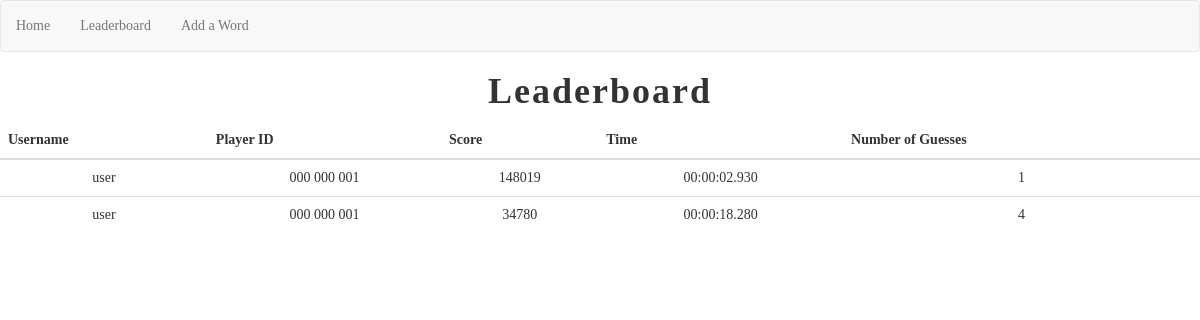
The page /leaderboard on the database as committed earlier.
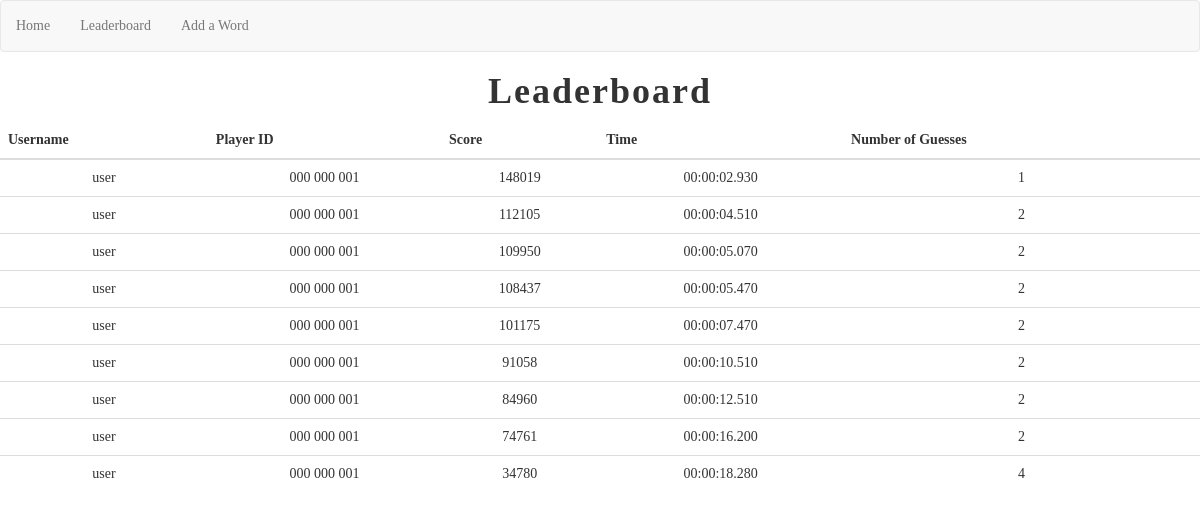
The same page on the database as committed later.
### database_handler.py (models this page shows, shortened)
class Leaderboard(database.Model):
    id = database.Column(database.Integer, primary_key=True, autoincrement=True)
    player_id = database.Column(database.Integer, database.ForeignKey("player.id"), nullable=False)
    score = database.Column(database.Integer, database.CheckConstraint("score >= 0"), nullable=False)
    time = database.Column(database.Text, nullable=False)
    guesses = database.Column(database.Integer, database.CheckConstraint("guesses > 0"), nullable=False)

class Player(database.Model):
    id = database.Column(database.Integer, primary_key=True, autoincrement=True)
    username = database.Column(database.Text, nullable=False)
    password_hash = database.Column(database.Text, nullable=False)

### main.py (the view)
@app.route("/leaderboard")
def leaderboard():
    entries = get_leaderboard_entries()
    return render_template("leaderboard.html", leaderboard_entries=entries)

### database_handler.py (called while the page is built)
def get_username(player_id: int) -> str:
    player = Player.query.filter_by(id=player_id).first()
    if not player:
        return ""
    return player.username

def get_leaderboard_entries() -> list[Leaderboard]:
    entries = Leaderboard.query.order_by(desc(Leaderboard.score)).all()
    return entries

### main.py (called while the page is built)
@app.template_filter()
def username_filter(player_id: int):
    return get_username(player_id)

@app.template_filter()
def player_id_filter(player_id: int):
    formatted_str = "%09d" % player_id
    spaced_str = formatted_str[:3] + " " + formatted_str[3: 6] + " " + formatted_str[6: 9]
    return spaced_str

### templates/leaderboard.html
{% extends "navigation.html" %}
{% block content %}
    <h1>Leaderboard</h1>
    <table class="table">
        <thead>
            <tr>
                <th>Username</th>
                <th>Player ID</th>
                <th>Score</th>
                <th>Time</th>
                <th>Number of Guesses</th>
            </tr>
        </thead>
        <tbody>
            {% for entry in leaderboard_entries %}
            <tr>
                <td>{{ entry.player_id | username_filter }}</td>
                <td>{{ entry.player_id | player_id_filter }}</td>
                <td>{{ entry.score }}</td>
                <td>{{ entry.time }}</td>
                <td>{{ entry.guesses }}</td>
            </tr>
            {% endfor %}
        </tbody>
    </table>
{% endblock %}

### templates/navigation.html (shortened to what this page needs)
<!DOCTYPE html>
<html>
<head>
    <link rel="stylesheet" href="https://maxcdn.bootstrapcdn.com/bootstrap/3.4.1/css/bootstrap.min.css">
    <link rel="stylesheet" href="{{ url_for('static', filename='css/style.css') }}">
</head>
<body>
    <nav class="navbar navbar-default">
        <ul class="nav navbar-nav">
            <li><a href="{{ url_for('home') }}">Home</a></li>
            <li><a href="{{ url_for('leaderboard') }}">Leaderboard</a></li>
            <li><a href="{{ url_for('add_word') }}">Add a Word</a></li>
        </ul>
    </nav>
    {% block content %}
    {% endblock %}
</body>

### static/css/style.css (style rules this page uses)
body { font-family: "Georgia", "Century Schoolbook"; text-align: center; }
h1 { font-size: 36px; font-weight: bold; letter-spacing: 2px; }

Rows that differ between the two databases and show on the page:
added Leaderboard: player_id|username_filter "user", player_id|player_id_filter "000 000 001", score "112105", time "00:00:04.510", guesses "2"
added Leaderboard: player_id|username_filter "user", player_id|player_id_filter "000 000 001", score "109950", time "00:00:05.070", guesses "2"
added Leaderboard: player_id|username_filter "user", player_id|player_id_filter "000 000 001", score "108437", time "00:00:05.470", guesses "2"
added Leaderboard: player_id|username_filter "user", player_id|player_id_filter "000 000 001", score "101175", time "00:00:07.470", guesses "2"
added Leaderboard: player_id|username_filter "user", player_id|player_id_filter "000 000 001", score "91058", time "00:00:10.510", guesses "2"
added Leaderboard: player_id|username_filter "user", player_id|player_id_filter "000 000 001", score "84960", time "00:00:12.510", guesses "2"
added Leaderboard: player_id|username_filter "user", player_id|player_id_filter "000 000 001", score "74761", time "00:00:16.200", guesses "2"
